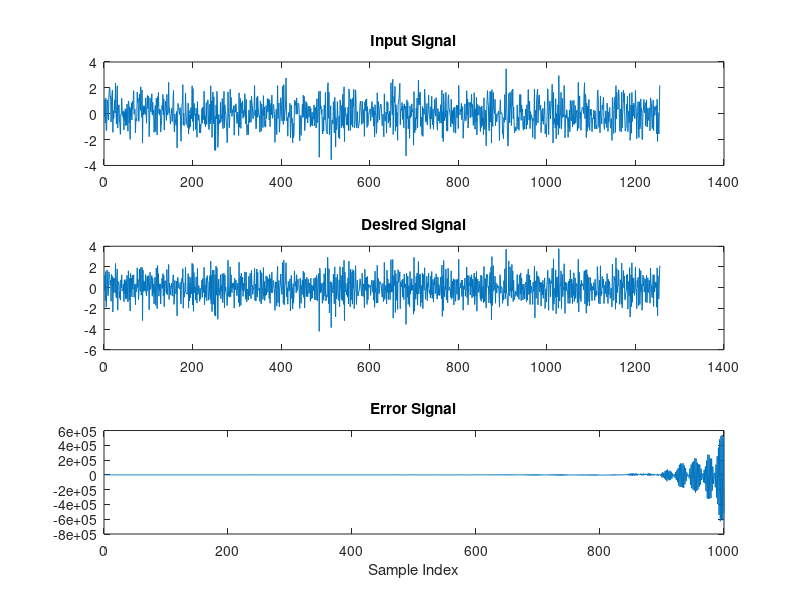

MATLAB code for this plot:
% Frequency Domain Adaptive Filter using Overlap-Save Method
clear
close all
clc

% Parameters
N = 256;  % FFT length
mu = 0.01;  % Step size
num_iterations = 1000;  % Number of iterations

% Generate some example input and desired signals
x = randn(1, num_iterations + N - 1);  % Input signal
d = filter([1, -0.5], 1, x);  % Desired signal (output of an unknown system)

% Initialization
W = zeros(1, N);  % Frequency domain filter weights
e = zeros(1, num_iterations);  % Error signal
X = zeros(1, N);  % Input buffer

for k = 1:num_iterations
    % Overlap-Save Method: Shift and load new input block
    X = [X(N/2 + 1:end), x(k + N/2 - 1:-1:k)];
    
    % FFT of the input block
    Xf = fft(X, N);
    
    % Compute output of the adaptive filter in frequency domain
    Yf = W .* Xf;
    
    % Inverse FFT to obtain time domain output
    y = ifft(Yf, N);
    
    % Compute error
    e(k) = d(k) - y(N/2 + 1);  % Only keep the last N/2 points as valid
    
    % FFT of the error signal (padded to length N)
    Ef = fft([zeros(1, N/2), e(k)], N);
    
    % Update filter weights in frequency domain
    W = W + mu * conj(Xf) .* Ef;
end

% Plot the results
figure;
subplot(3,1,1);
plot(x);
title('Input Signal');

subplot(3,1,2);
plot(d);
title('Desired Signal');

subplot(3,1,3);
plot(e);
title('Error Signal');
xlabel('Sample Index');
